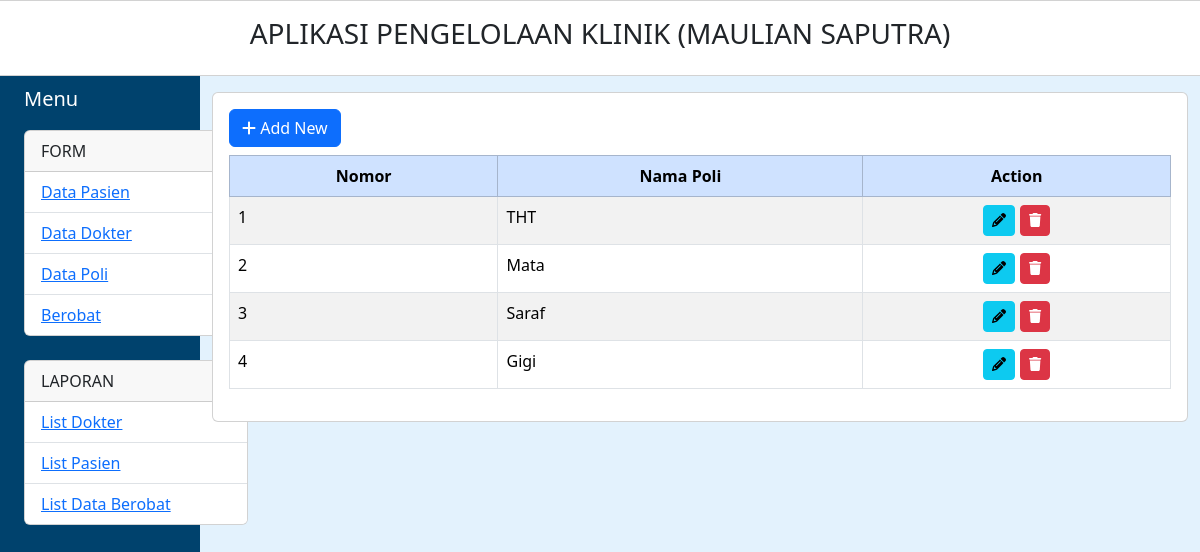
The page /poli/index.php on the database its author committed.
### tables this page shows
CREATE TABLE `poli` (
  `Poli_ID` int(11) NOT NULL,
  `Nama_Poli` varchar(100) NOT NULL
);

### poli/index.php (the view, shortened to what this page needs)
<!DOCTYPE html>
<html lang="en">
<head>
    <link rel="stylesheet" href="../css/bootstrap.min.css">
    <link rel="stylesheet" href="../css/all.min.css">
</head>
<body style="background-color:#e3f2fd;">
<div class="row">
        <div class="card m-auto text-center">
            <div class="card-body">
                <h3 class="card-title">APLIKASI PENGELOLAAN KLINIK (MAULIAN SAPUTRA)</h3>
            </div>
        </div>
        </div>
<div class="container-fluid">
    <div class="row flex-nowrap">
        <?php include_once("../menu.php") ?>
        <div class="col py-3">
        <div class="card m-auto">
            <div class="card-body">
                <a title="Tambah Data Baru" href="#" class="btn btn-primary mb-2"><i class="fa fa-plus"></i> Add New</a>
                    <table class="table table-striped table-bordered">
                        <thead>
                            <tr class="table-primary text-center">
                                <th  scope="col">Nomor</th>
                                <th scope="col">Nama Poli</th>
                                <th scope="col">Action</th>
                            </tr>
                        </thead>
                        <tbody>
                            <?php
                            include_once("../koneksi.php");
                            $sql = "SELECT * FROM poli";
                            $qry = mysqli_query($con,$sql);
                            $no = 1;
                            foreach($qry as $list){
                            ?>
                            <tr>
                                <td><?=$no++?></td>
                                <td><?=$list['Nama_Poli']?></td>
                                <td class="text-center">
                                    <a title="Edit Data <?=$list['Poli_ID']?>" class="btn btn-sm btn-info" href="#"><i class="fa fa-pencil"></i></a>
                                    <button title="Hapus Data <?=$list['Poli_ID']?>" type="button" class="btn btn-danger btn-sm" data-bs-toggle="modal" data-bs-target="#exampleModal<?=$list['Poli_ID']?>">
                                    <i class="fa fa-trash"></i>
                                    </button>
                                </td>
                            </tr>
                            <?php
                            }
                            ?>
                        </tbody>
                    </table>
                </div>
            </div>
        </div>
    </div>
</div>
</body>
</html>

### rows shown on the page
poli: Nama_Poli "THT"
poli: Nama_Poli "Mata"
poli: Nama_Poli "Saraf"
poli: Nama_Poli "Gigi"
